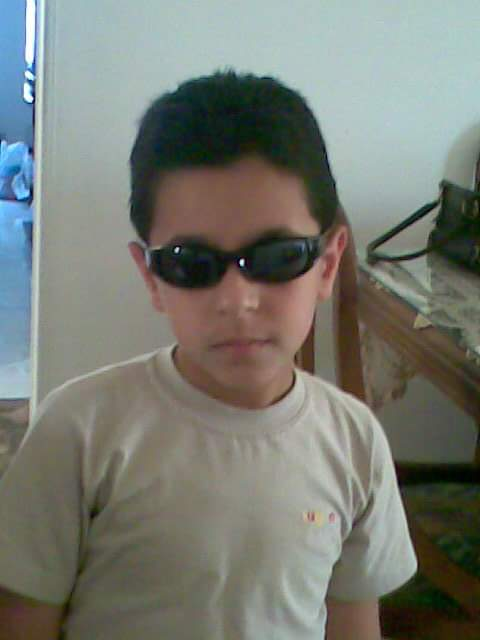
#> input picture cartoon_effect/hoksha.jpg, 480 x 640 px, found by its file name
$ jupyter execute main_2.ipynb
#> lines starting #> are read from the running program, lines starting #| are printed output that depends on the picture; after the words box and inside, x2 and y2 are one past the last pixel; in counts of white or black regions, pixels touching at a corner belong together
[cell 1]
import cv2
import numpy as np
import matplotlib.pyplot as plt
import os

# LOAD IMAGE

[cell 2]
def read_file(filename):
    img = cv2.imread(filename)
#    img = cv2.cvtColor(img, cv2.COLOR_BGR2RGB) # you will use this in case you want to pring the image using plt show
#    plt.imshow(img)
#    plt.show()
    cv2.imshow("Edges", img)
    cv2.waitKey(0)
    cv2.destroyAllWindows()
    return img


imgloc = ".\\hoksha.jpg"
img = cv2.imread(imgloc)
#> img is the input picture: shape (640, 480, 3); mean B, G, R 114.9, 122.7, 119.6
cv2.imshow("Edges", img)
cv2.waitKey(0)

cv2.destroyAllWindows()

# Main charactarestics of the Cartoon image
## 1 - Clear Thick Edges
## 2 - It has clear homogeneus colors

#### 1) GET CLEAR EDGES

[cell 3]
def get_edges(img, thickness, blurring):
    # Convert to gray scale
#> called with thickness = 11, blurring = 9
    gray = cv2.cvtColor(img, cv2.COLOR_BGR2GRAY)
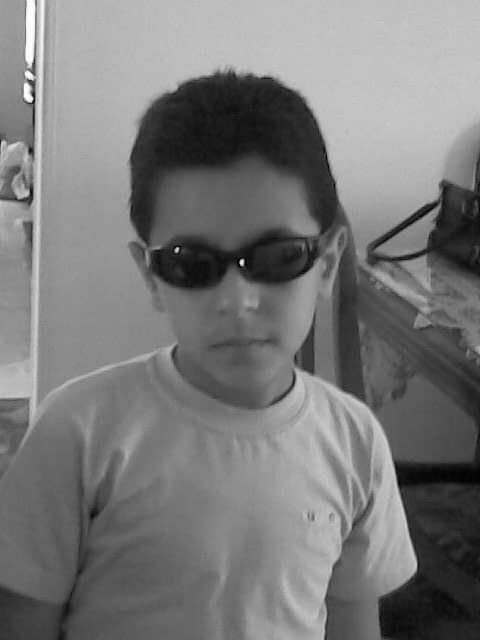
#> gray: shape (640, 480); min 1, max 255, mean 120.9

    # blurr the image in a way to smooth unnecessary edges
    gray_blur = cv2.medianBlur(gray, blurring)

    # Get the edges of the blurred img
    edges = cv2.adaptiveThreshold(
        gray_blur, 255, cv2.ADAPTIVE_THRESH_MEAN_C, cv2.THRESH_BINARY, thickness, blurring)
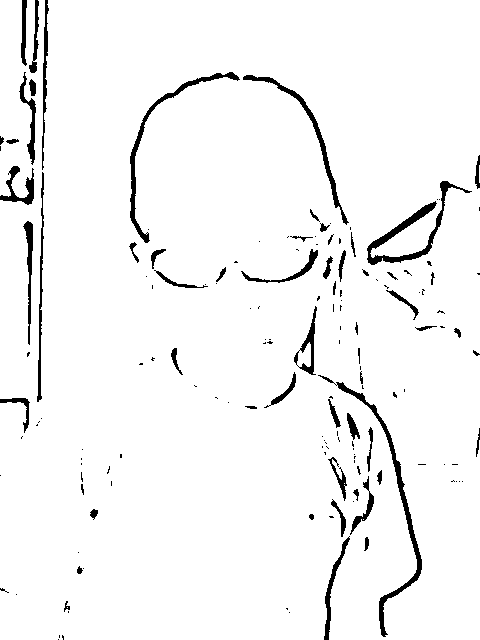
#> edges: shape (640, 480); 95.9% white; 155 black regions (96 under 20 px), largest, box (x1, y1, x2, y2) and area: (318, 375, 422, 637) 1470, (367, 181, 472, 265) 1309, (130, 72, 240, 243) 1083

    return edges

[cell 4]
# This was by try and error. Blurring by 5 was enough (must be odd value)
edges = get_edges(img, 11, 9)
# Thickness 9 was good
cv2.imshow("Edges", edges)
cv2.waitKey(0)

cv2.destroyAllWindows()

#### 2) Clear Homogeneus Colors

[cell 5]
# This may be done with segmentation in colors to select only 5-10 colors to apply on the image
def clear_colors(img, k):
    # Flatten the image
#> called with k = 16
    data = np.float32(img).reshape((-1, 3))
    # Determine Criteria for K-Means Clustering
    criteria = (cv2.TERM_CRITERIA_EPS+cv2.TERM_CRITERIA_MAX_ITER, 20, 0.001)
    print(criteria)

    # Perform K-Means Clustering
    ret, label, center = cv2.kmeans(
        data, k, None, criteria, 10, cv2.KMEANS_RANDOM_CENTERS)
#> ret = 62718493.5; center = 16 rows, first 8: [84.33, 98.06, 111.8], [19.21, 41.68, 47.08], [204.5, 158.9, 104.4], [42.15, 46.71, 34.04], [183.2, 185.2, 169.2], [103.5, 116.4, 125], [163.9, 169.7, 161.5], [125.8, 136.7, 136.7]

    center = np.uint8(center)
#> center = 16 rows, first 8: [84, 98, 111], [19, 41, 47], [204, 158, 104], [42, 46, 34], [183, 185, 169], [103, 116, 125], [163, 169, 161], [125, 136, 136]

    result = center[label.flatten()]

    result = result.reshape(img.shape)
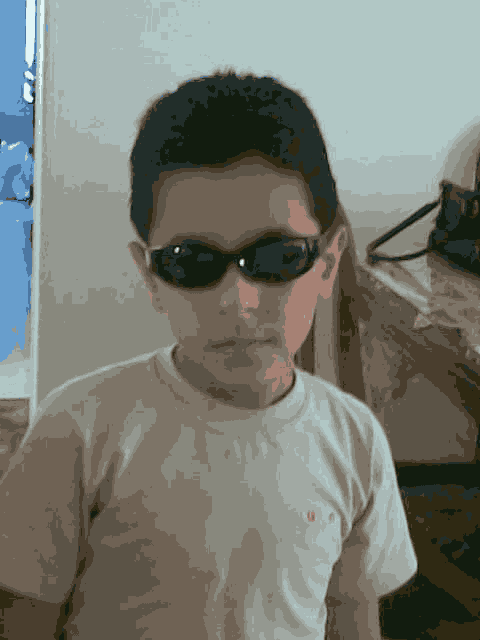
#> result: shape (640, 480, 3); mean B, G, R 114.4, 122.3, 119

    return result


quantized_img = clear_colors(img, 16)

cv2.imshow("Homo", quantized_img)
cv2.waitKey(0)

cv2.destroyAllWindows()

##### Reduce some noise

[cell 6]
blurred_img = cv2.bilateralFilter(quantized_img , d=7 , sigmaColor= 200, sigmaSpace=200)


cv2.imshow("Blurred", blurred_img)
cv2.waitKey(0)

cv2.destroyAllWindows()

#### 3) Cartoon by mixing them up

[cell 7]
cartoon = cv2.bitwise_and(blurred_img, blurred_img, mask=edges)
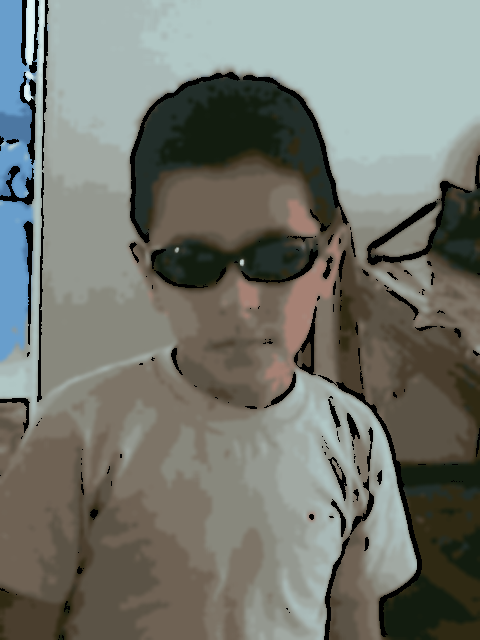
#> cartoon: shape (640, 480, 3); mean B, G, R 110.9, 118.5, 115.5

cv2.imshow("Cartoon", cartoon)

cv2.waitKey(0)

cv2.destroyAllWindows()

$ run again, with cartoon_effect/yahia-cartoon.jpg copied over cartoon_effect/hoksha.jpg
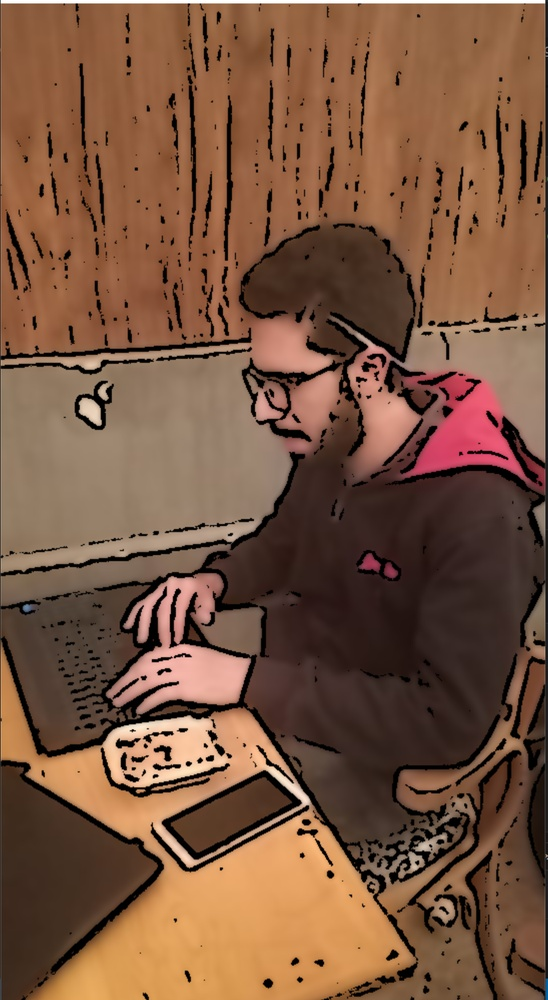
#> input picture cartoon_effect/yahia-cartoon.jpg, 548 x 1000 px, shrunk from 821 x 1498 before the run, found by its file name
#> img is the input picture: shape (1000, 548, 3); mean B, G, R 64.1, 86.3, 122.6
#> in get_edges, `edges = cv2.adaptiveThreshold( gray_blur, 255, cv2.ADAPTIVE_THRESH_MEA..`:
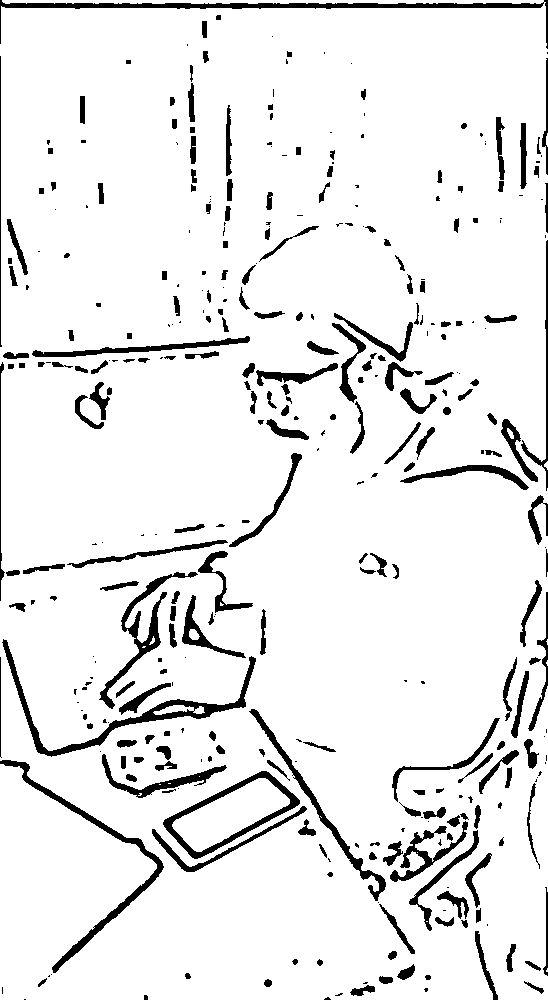
#> edges: shape (1000, 548); 91.9% white; 360 black regions (138 under 20 px), largest, box (x1, y1, x2, y2) and area: (0, 0, 548, 49) 2697, (2, 639, 256, 757) 2588, (0, 760, 164, 973) 2116
#> in clear_colors, `ret, label, center = cv2.kmeans( data, k, None, criteria, 10, cv2.KMEA..`: ret = 83401118.6; center = 16 rows, first 8: [73.14, 105.8, 156.8], [18.13, 23.5, 40.24], [63.39, 84.39, 119.4], [31.18, 37.58, 56.1], [38.25, 49.1, 71.58], [49.37, 63.38, 88.59], [104.5, 77.71, 216.4], [105.7, 127.2, 153.2]
#> in clear_colors, `center = np.uint8(center)`: center = 16 rows, first 8: [73, 105, 156], [18, 23, 40], [63, 84, 119], [31, 37, 56], [38, 49, 71], [49, 63, 88], [104, 77, 216], [105, 127, 153]
#> `cartoon = cv2.bitwise_and(blurred_img, blurred_img, mask=edges)`:
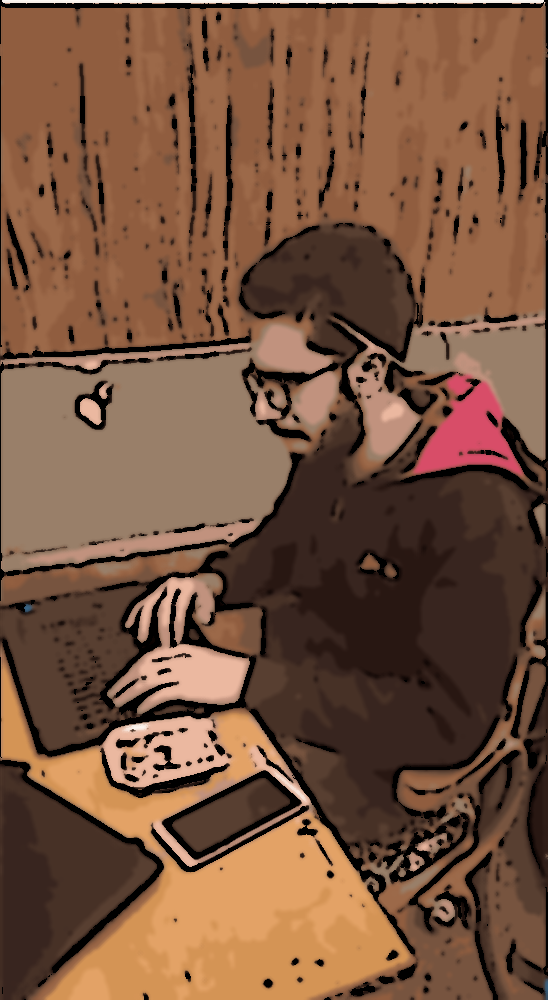
#> cartoon: shape (1000, 548, 3); mean B, G, R 62.2, 83.7, 118.9

$ run again, with cartoon_effect/osama.jpeg copied over cartoon_effect/hoksha.jpg
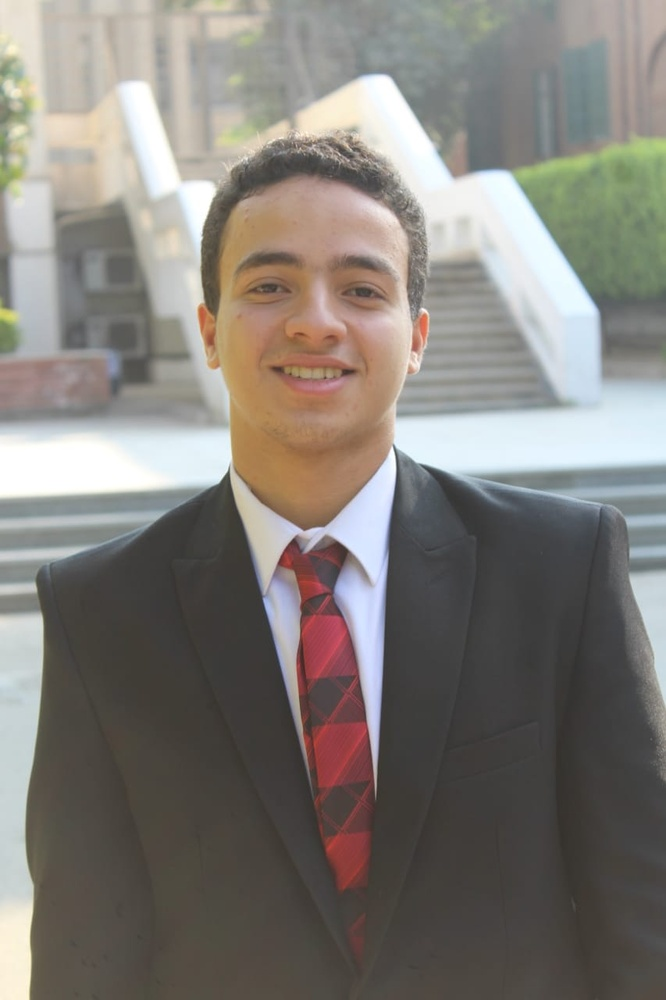
#> input picture cartoon_effect/osama.jpeg, 666 x 1000 px, shrunk from 853 x 1280 before the run, found by its file name
#> img is the input picture: shape (1000, 666, 3); mean B, G, R 120.5, 126, 130.3
#> in get_edges, `edges = cv2.adaptiveThreshold( gray_blur, 255, cv2.ADAPTIVE_THRESH_MEA..`:
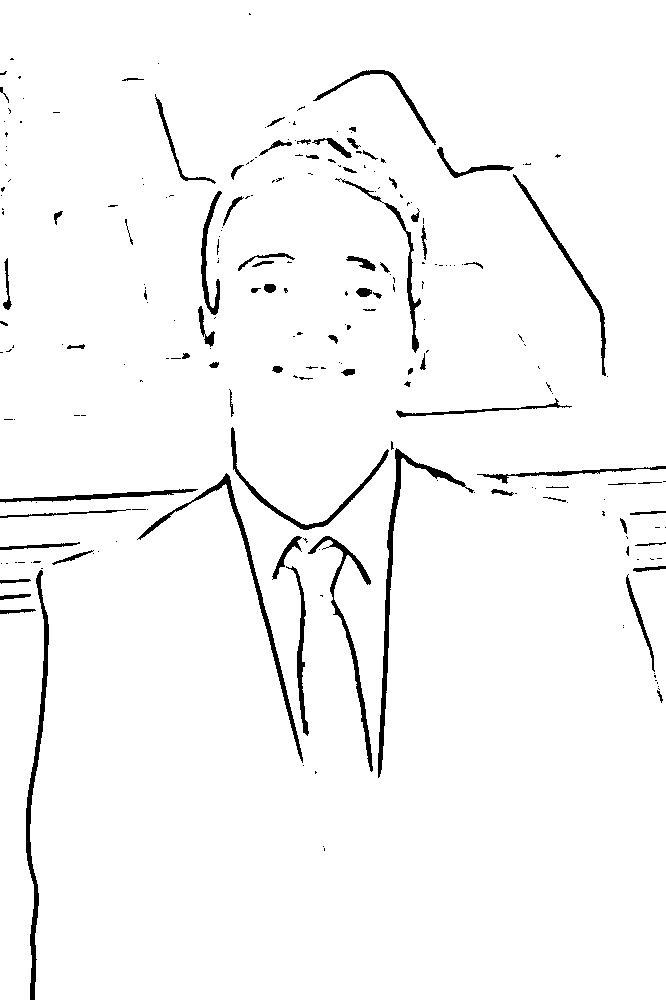
#> edges: shape (1000, 666); 97% white; 233 black regions (156 under 20 px), largest, box (x1, y1, x2, y2) and area: (26, 570, 49, 1000) 1977, (378, 448, 474, 778) 1975, (137, 473, 303, 763) 1705
#> in clear_colors, `ret, label, center = cv2.kmeans( data, k, None, criteria, 10, cv2.KMEA..`: ret = 123433163.9; center = 16 rows, first 8: [190.7, 204.9, 212.8], [169.5, 181.1, 189.9], [88.62, 122.3, 165.2], [159.6, 162.5, 162.8], [143.4, 146.1, 143.8], [120.1, 144.9, 179.6], [103.7, 109.3, 107.7], [69.1, 74.58, 80.24]
#> in clear_colors, `center = np.uint8(center)`: center = 16 rows, first 8: [190, 204, 212], [169, 181, 189], [88, 122, 165], [159, 162, 162], [143, 146, 143], [120, 144, 179], [103, 109, 107], [69, 74, 80]
#> `cartoon = cv2.bitwise_and(blurred_img, blurred_img, mask=edges)`:
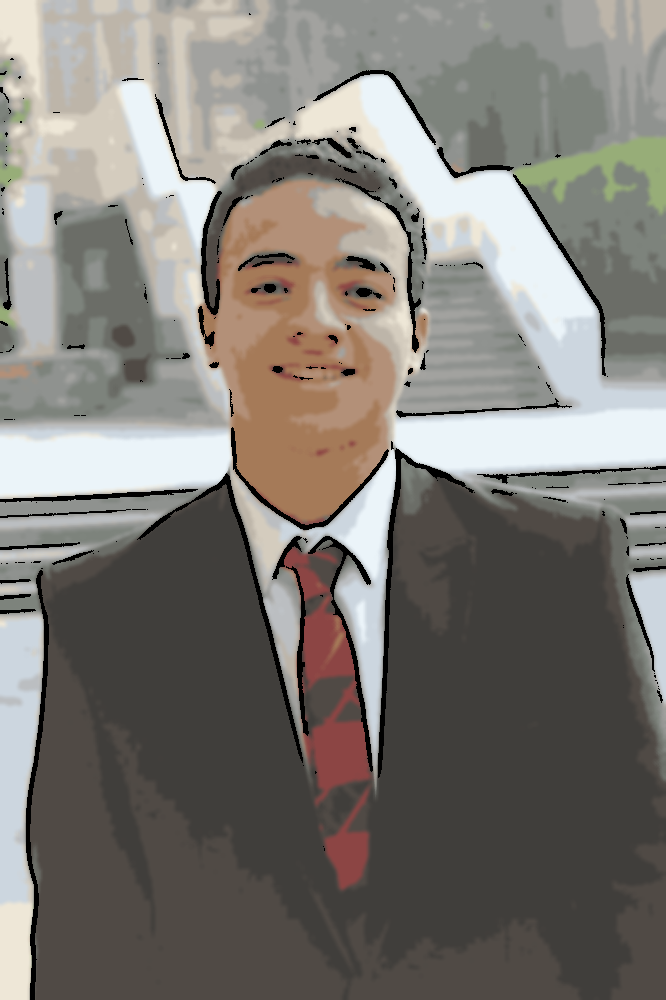
#> cartoon: shape (1000, 666, 3); mean B, G, R 116.8, 122.2, 126
